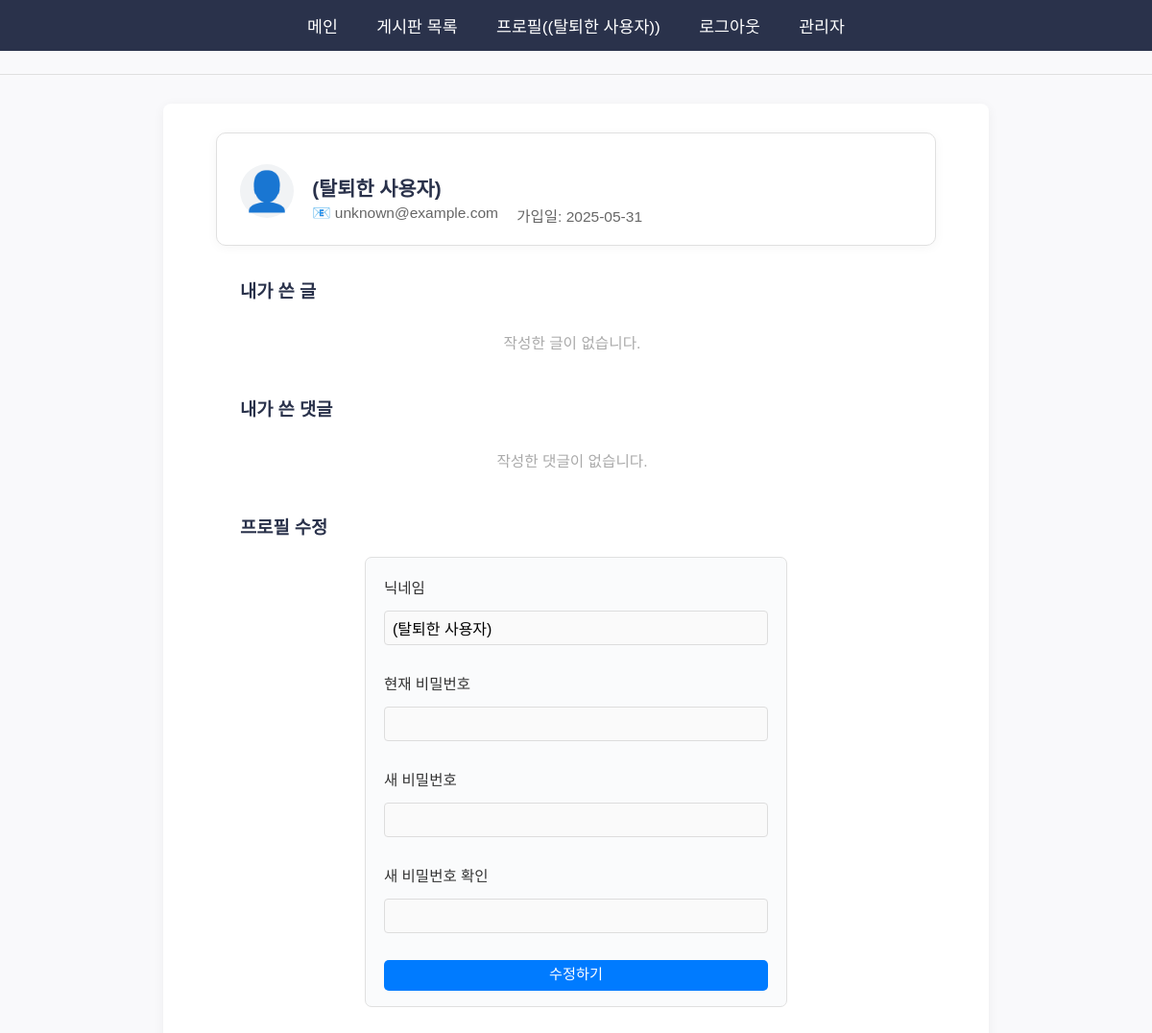
Screenshot of /profile (signed in) with the database file from the repository.
### models/user.py (models this page shows, shortened)
class User(UserMixin, db.Model):
    __tablename__ = 'users'
    user_id = db.Column(db.Integer, primary_key=True)
    email = db.Column(db.String(120), unique=True, nullable=False)
    password_hash = db.Column(db.String(255), nullable=False)
    nickname = db.Column(db.String(40), nullable=True, default=None)
    is_authenticated = db.Column(db.Boolean, default=False)
    is_banned = db.Column(db.Boolean, default=False)
    role = db.Column(db.String(20), default="user")  # user, moderator, admin
    created_at = db.Column(db.DateTime, default=datetime.datetime.utcnow)
    posts = db.relationship('Post', backref='author', lazy=True)
    comments = db.relationship('Comment', backref='author', lazy=True)
    likes = db.relationship('Like', backref='user', lazy=True)
    notifications = db.relationship('Notification', backref='user', lazy=True)

### blueprints/web/routes.py (the view, shortened to what this page needs)
@web_bp.route('/profile', methods=['GET', 'POST'])
@login_required
def profile():
    return render_template('profile.html')

### templates/profile.html (shortened to what this page needs)
{% extends "base.html" %}
{% block content %}
<div class="profile-card">
    <div class="profile-info">
        <div class="profile-avatar">👤</div>
        <div class="profile-main">
            <h2 class="profile-name">{{ current_user.nickname or current_user.email }}</h2>
            <div class="profile-meta">
                <span class="profile-email">📧 {{ current_user.email }}</span>
                <span class="profile-date">가입일: {{ current_user.created_at.strftime('%Y-%m-%d') }}</span>
            </div>
        </div>
    </div>
</div>
<div class="profile-section">
    <h3>내가 쓴 글</h3>
    <div class="profile-list">
    {% for post in current_user.posts %}
        <div class="profile-list-card">
            <a href="{{ url_for('web.post_detail', post_id=post.post_id) }}" class="profile-list-title">{{ post.title }}</a>
            <div class="profile-list-meta">
                <span class="profile-list-board">📁 {{ post.board.name }}</span>
                <span class="profile-list-like">👍 {{ post.like_count }}</span>
                <span class="profile-list-comment">💬 {{ post.comment_count }}</span>
                <span class="profile-list-date">🕒 {{ post.created_at.strftime('%Y-%m-%d %H:%M') }}</span>
            </div>
        </div>
    {% else %}
        <div class="profile-list-empty">작성한 글이 없습니다.</div>
    {% endfor %}
    </div>
</div>
<div class="profile-section">
    <h3>내가 쓴 댓글</h3>
    <div class="profile-list">
    {% for comment in current_user.comments %}
        <div class="profile-list-card">
            <a href="{{ url_for('web.post_detail', post_id=comment.post_id) }}#comment-{{ comment.comment_id }}" class="profile-list-title">
                {{ comment.content[:50] }}{% if comment.content|length > 50 %}...{% endif %}
            </a>
            <div class="profile-list-meta">
                <span class="profile-list-board">📝 {{ comment.post.title }}</span>
                <span class="profile-list-date">🕒 {{ comment.created_at.strftime('%Y-%m-%d %H:%M') }}</span>
            </div>
        </div>
    {% else %}
        <div class="profile-list-empty">작성한 댓글이 없습니다.</div>
    {% endfor %}
    </div>
</div>
<div class="profile-section">
    <h3>프로필 수정</h3>
    <form action="{{ url_for('web.profile') }}" method="post" class="profile-form-card">
        <div class="form-group">
            <label for="nickname">닉네임</label>
            <input type="text" id="nickname" name="nickname" value="{{ current_user.nickname or '' }}">
        </div>
        <div class="form-group">
            <label for="current_password">현재 비밀번호</label>
            <input type="password" id="current_password" name="current_password">
        </div>
        <div class="form-group">
            <label for="new_password">새 비밀번호</label>
            <input type="password" id="new_password" name="new_password">
        </div>
        <div class="form-group">
            <label for="confirm_password">새 비밀번호 확인</label>
            <input type="password" id="confirm_password" name="confirm_password">
        </div>
        <button type="submit" class="button">수정하기</button>
    </form>
</div>
{% endblock %}

### templates/navbar.html
<nav>
    <a href="{{ url_for('web.index') }}">메인</a>
    <a href="{{ url_for('web.board_list') }}">게시판 목록</a>
    {% if current_user.is_authenticated %}
        <a href="{{ url_for('web.profile') }}">프로필({{ current_user.nickname or current_user.email }})</a>
        <a href="{{ url_for('web.logout') }}">로그아웃</a>
        {% if current_user.role == 'admin' %}
            <a href="{{ url_for('web.admin') }}">관리자</a>
        {% endif %}
    {% else %}
        <a href="{{ url_for('web.login') }}">로그인</a>
        <a href="{{ url_for('web.register') }}">회원가입</a>
    {% endif %}
</nav>
<hr>

### static/style.css (style rules this page uses)
body { font-family: 'Noto Sans KR', Arial, sans-serif; background: #f9f9fb; color: #222; margin: 0; padding: 0; }
nav { background: #2a324b; padding: 14px 0; text-align: center; }
nav a { color: #fff; text-decoration: none; margin: 0 18px; font-weight: 500; font-size: 1.08em; transition: color 0.2s; }
h1, h2, h3 { font-weight: 700; color: #2a324b; }
input[type="text"], input[type="email"], input[type="password"], textarea { width: 100%; padding: 8px 10px; margin: 6px 0 12px 0; border: 1px solid #ddd; border-radius: 5px; font-size: 1em; background: #fafafa; box-sizing: border-box; }
button { background: #2a324b; color: #fff; border: none; padding: 8px 18px; border-radius: 5px; font-size: 1em; cursor: pointer; transition: background 0.15s; }
form { margin-bottom: 16px; }
hr { border: none; border-top: 1px solid #e0e0e0; margin: 24px 0; }
a { color: #2a324b; text-decoration: underline; }
label { font-size: 0.98em; color: #555; margin-right: 10px; }
::placeholder { color: #bbb; }

### templates/profile.html (style rules this page uses)
.profile-card { background: #fff; border: 1px solid #e0e0e0; border-radius: 10px; padding: 1.5rem 1.5rem 1.2rem 1.5rem; margin-bottom: 2rem; box-shadow: 0 2px 12px rgba(0,0,0,0.04); max-width: 700px; margin-left: auto; margin-right: auto; }
.profile-info { display: flex; align-items: center; gap: 1.2rem; }
.profile-avatar { font-size: 2.5rem; background: #f1f3f5; border-radius: 50%; width: 56px; height: 56px; display: flex; align-items: center; justify-content: center; }
.profile-main { flex: 1; }
.profile-name { font-size: 1.3rem; font-weight: bold; margin-bottom: 0.2rem; }
.profile-meta { color: #666; font-size: 0.97rem; display: flex; gap: 1.2rem; flex-wrap: wrap; }
.profile-section { max-width: 700px; margin: 0 auto 2rem auto; }
.profile-list { display: grid; grid-template-columns: 1fr; gap: 0.7rem; margin-top: 0.7rem; max-height: 400px; overflow-y: auto; padding-right: 0.5rem; }
.profile-list-empty { color: #aaa; font-size: 0.98rem; padding: 0.7rem 0; text-align: center; }
.profile-form-card { background: #fafbfc; border: 1px solid #e0e0e0; border-radius: 7px; padding: 1.2rem 1.2rem 1rem 1.2rem; max-width: 400px; margin: 0 auto; display: flex; flex-direction: column; gap: 1rem; }
.form-group { display: flex; flex-direction: column; gap: 0.3rem; }
.form-group label { font-size: 0.97rem; color: #333; margin-bottom: 0.2rem; }
.form-group input { padding: 0.5rem; border: 1px solid #ddd; border-radius: 4px; font-size: 1rem; }
.button { display: inline-flex; align-items: center; justify-content: center; height: 32px; min-width: 56px; padding: 0 0.8rem; border: none; border-radius: 5px; background: #007bff; color: #fff; font-size: 0.95rem; font-family: inherit; font-weight: 500; text-decoration: none; box-sizing: border-box; cursor: pointer; transition: background 0.15s; line-height: 1.1; appearance: none; vertical-align: middle; box-shadow: none; }

### rows the page displays
User: nickname "(탈퇴한 사용자)", email "unknown@example.com", created_at "2025-05-31"
